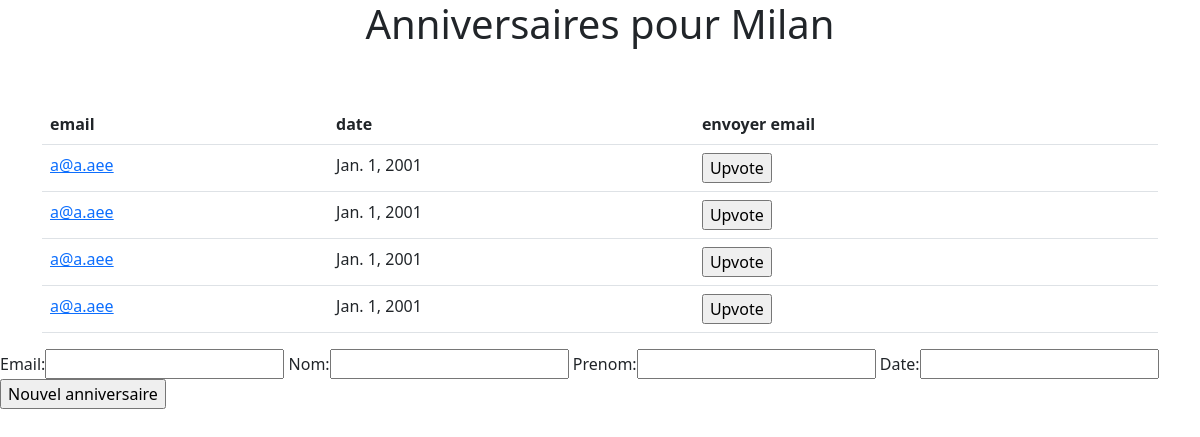
Screenshot of / (signed in) with the database file from the repository.
### rappel_date/models.py (models this page shows, shortened)
class Anniversaire(models.Model):
    owner = models.ForeignKey(
        settings.AUTH_USER_MODEL,
        on_delete=models.CASCADE,
    )
    email = models.EmailField()
    nom = models.CharField(max_length=50)
    prenom = models.CharField(max_length=50)
    date = models.DateField()
    @classmethod
    def get_allowed_for_user(cls, user):
        if user.is_superuser:
            anniversaires = cls.objects.all()
        else:
            anniversaires = cls.objects.filter(owner=user)
        return anniversaires

### rappel_date/views.py (the view)
# urls.py: path("", login_required(views.index), name="index"),
def index(request):
    anniversaires = Anniversaire.get_allowed_for_user(request.user)
    if request.method == "POST":
        form = AnniversaireForm(request.POST)
        if form.is_valid():
            anniversaire = form.save(commit=False)
            anniversaire.owner = request.user
            anniversaire.save()
    else:
        form = AnniversaireForm(initial={"owner": request.user})
    context = {"request": request, "anniversaires": anniversaires, "form": form}
    return render(request, "rappel_date/index.html", context)

### rappel_date/forms.py
class AnniversaireForm(ModelForm):
    class Meta:
        model = Anniversaire
        exclude = ["owner"]

### rappel_date/templates/rappel_date/index.html (shortened to what this page needs)
{% extends 'rappel_date/base.html' %}
{% block "main_content" %}
<main role="main">
    <section class="jumbotron text-center">
        <div class="container">
            <h1 class="jumbotron-heading">Anniversaires pour {{ request.user.username | capfirst}} </h1>
    </section>
    <div class=" py-5 ">
        <div class="container">
            <div class="row">
                <div class="col-md-12">
                    <table class="table">
                        {% include "rappel_date/parts/table_head.html" %}
                        <tbody>
                            {% for anniversaire in anniversaires %}
                            {% include "rappel_date/parts/table_line.html" %}
                            {% endfor %}
                        </tbody>
                    </table>
                </div>
            </div>
        </div>
        <form action="" method="POST">
            {{ form }}
            <input type="submit" name="create" value="Nouvel anniversaire" />
        </form>
    </div>
</main>
{% endblock "main_content" %}

### rappel_date/templates/rappel_date/parts/table_line.html (shortened to what this page needs)
<tr>
    <td>
        <a href="{% url 'anniversaire:details' anniversaire.pk anniversaire.nom %}">{{anniversaire.email}}</a>
    </td>
    <td>{{anniversaire.date}}</td>
    <td>
        <form action="{% url 'anniversaire:notify' anniversaire.pk %}" method="post">
            <input type="submit" name="upvote" value="Upvote" />
        </form>
    </td>
</tr>

### rows the page displays
Anniversaire: email "a@a.aee", date "Jan. 1, 2001"
Anniversaire: email "a@a.aee", date "Jan. 1, 2001"
Anniversaire: email "a@a.aee", date "Jan. 1, 2001"
Anniversaire: email "a@a.aee", date "Jan. 1, 2001"
